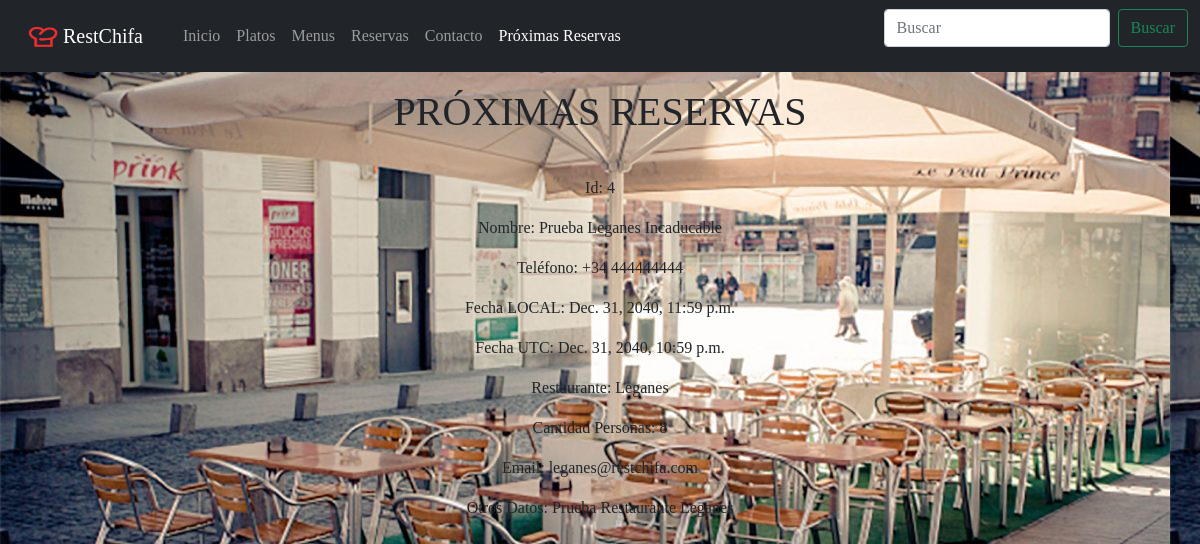
/restChifa/proximas_reservas/Leganes (signed in), run on the app's committed database.
### restChifa/models.py (models this page shows, shortened)
class Reserve(models.Model):
    pk_id = models.AutoField(primary_key=True)
    name = models.CharField(max_length=200, blank = False, null = False)
    phone = models.CharField(max_length=15, blank = False, null = False)
    date_utc = models.DateTimeField('date reserve UTC')
    fk_restaurant = models.ForeignKey(Restaurant, on_delete=models.CASCADE)
    number_people = models.IntegerField(default=1, blank = False, null = False)
    email = models.CharField(max_length=100, blank=True)
    other = models.CharField(max_length=200, blank=True)
    class Meta:
        verbose_name_plural = "Reserves"

class Restaurant(models.Model):
    pk_name = models.CharField(primary_key=True, max_length=200, blank = False, null = False)
    class Meta:
        verbose_name_plural = "Restaurants"
    def __str__(self):
        return self.pk_name

### restChifa/views.py (the view)
def data_reserves_detail(request, pk_name):
    search_get = request.GET.get('search')
    if pk_name == "*":
        reserve_objects = Reserve.objects.filter(date_utc__gte = timezone.now()).order_by('date_utc')
    else:
        reserve_objects = Reserve.objects.filter(date_utc__gte = timezone.now(), fk_restaurant__pk_name = pk_name).order_by('date_utc')
    if search_get:
        reserve_objects = reserve_objects.filter(Q(pk_id__icontains=search_get))
    page_object = Common.get_paginator(request, reserve_objects, 1)
    user_timezone = settings.TIME_ZONE_USER
    nav_data_reserves_active = "active"
    url_page = {
        "index": settings.URL_INDEX,
        "dishes": settings.URL_DISHES,
        "dish": settings.URL_DISH,
        "menus": settings.URL_MENUS,
        "menu": settings.URL_MENU,
        "reserve": settings.URL_RESERVE,
        "contact": settings.URL_CONTACT,
        "data_reserves": settings.URL_DATA_RESERVES
    }
    context = {
        'page_object': page_object,
        'user_timezone': user_timezone,
        "nav_data_reserves_active": nav_data_reserves_active,
        "url_page": url_page
        }
    return render(request, 'restChifa/data_reserves_detail.html', context)

### restChifa/common.py (called while the page is built)
    def get_paginator(request, model, per_page=settings.PAGINATOR_PER_PAGE):
        if request is None or model is None:
            return False
        return Paginator(model, per_page).get_page(request.GET.get("page"))

### restChifa/templates/restChifa/data_reserves_detail.html (shortened to what this page needs)
{% include 'restChifa/navegation.html' %}
<div class="container text-center">
{% if user.is_superuser %}
    <div class="row my-3">
        <div class="col-sm-12 col-md-12 col-lg-12 col-xl-12">
            <h1>PRÓXIMAS RESERVAS</h1>
        </div>
    </div>
    {% if page_object.object_list %}
        {% load tz %}
        {% for reserve in page_object.object_list %}
            <div class="row">
                <div class="col-sm-12 col-md-12 col-lg-12 col-xl-12">
                    <p>Id: {{ reserve.pk_id }}</p>
                </div>
            </div>
            <div class="row">
                <div class="col-sm-12 col-md-12 col-lg-12 col-xl-12">
                    <p>Nombre: {{ reserve.name }}</p>
                </div>
            </div>
            <div class="row">
                <div class="col-sm-12 col-md-12 col-lg-12 col-xl-12">
                    <p>Teléfono: {{ reserve.phone }}</p>
                </div>
            </div>
            <div class="row">
                <div class="col-sm-12 col-md-12 col-lg-12 col-xl-12">
                    <p>Fecha LOCAL: {{ reserve.date_utc|timezone:user_timezone }}</p>
                </div>
            </div>
            <div class="row">
                <div class="col-sm-12 col-md-12 col-lg-12 col-xl-12">
                    <p>Fecha UTC: {{ reserve.date_utc }}</p>
                </div>
            </div>
            <div class="row">
                <div class="col-sm-12 col-md-12 col-lg-12 col-xl-12">
                    <p>Restaurante: {{ reserve.fk_restaurant }}</p>
                </div>
            </div>
            <div class="row">
                <div class="col-sm-12 col-md-12 col-lg-12 col-xl-12">
                    <p>Cantidad Personas: {{ reserve.number_people }}</p>
                </div>
            </div>
            <div class="row">
                <div class="col-sm-12 col-md-12 col-lg-12 col-xl-12">
                    <p>Email: {{ reserve.email }}</p>
                </div>
            </div>
            <div class="row">
                <div class="col-sm-12 col-md-12 col-lg-12 col-xl-12">
                    <p>Otros Datos: {{ reserve.other }}</p>
                </div>
            </div>
        {% endfor %}
    {% else %}
        <div class="row">
            <div class="col-sm-12 col-md-12 col-lg-12 col-xl-12">
                <p>No hay próximas reservas.</p>
            </div>
        </div>
    {% endif %}
{% else %}
    <div class="row my-3">
        <div class="col-sm-12 col-md-12 col-lg-12 col-xl-12">
            <h1>Esta página es solo para admins.</h1>
        </div>
    </div>
{% endif %}
</div>

### data on the page
Reserve: pk_id "4", name "Prueba Leganes Incaducable", phone "+34 444444444", date_utc "Dec. 31, 2040, 11:59 p.m.", date_utc "Dec. 31, 2040, 10:59 p.m.", fk_restaurant "Leganes", number_people "8", email "leganes@restchifa.com", other "Prueba Restaurante Leganes"
